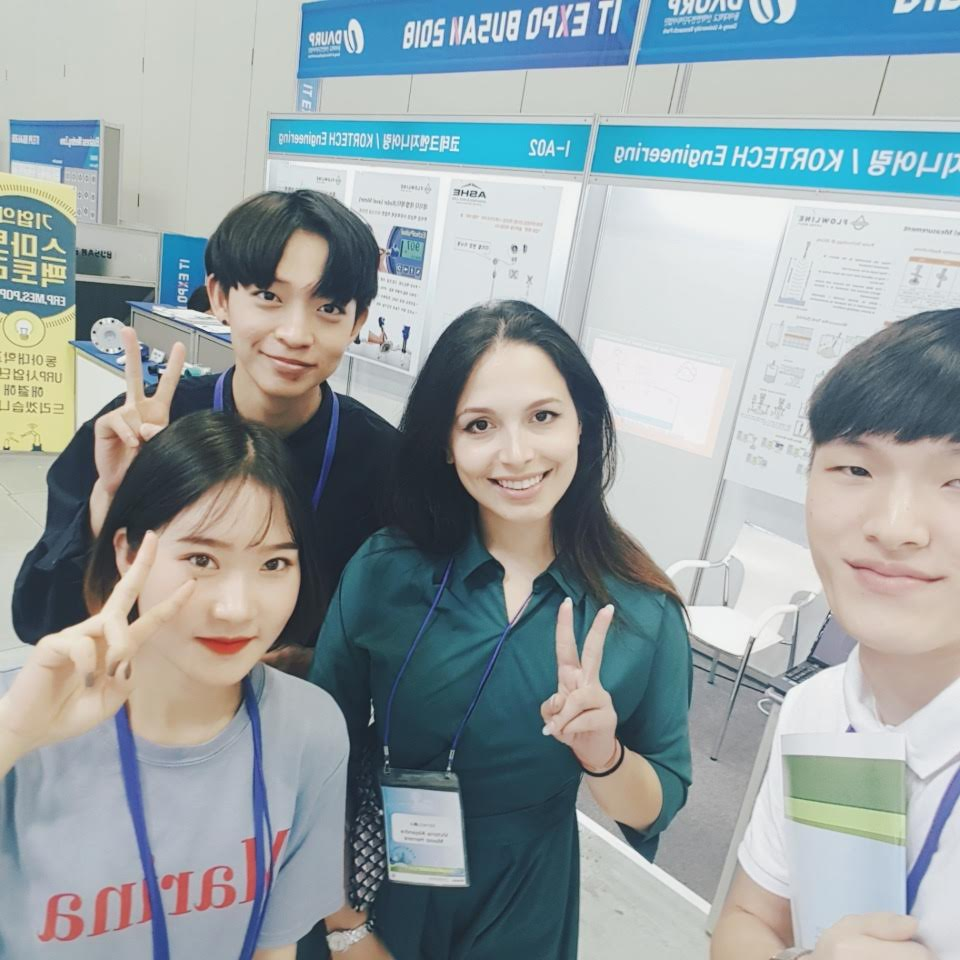
#> input picture Day04/images/test3.jpg, 960 x 960 px, found by its file name
$ python cascade_image_cv.py
#> lines starting #> are read from the running program, lines starting #| are printed output that depends on the picture; after the words box and inside, x2 and y2 are one past the last pixel; in counts of white or black regions, pixels touching at a corner belong together
import numpy as np
import cv2

# 얼굴과 눈을 검출하기 위해 미리 학습시켜 놓은 XML 포맷으로 저장된 분류기를 로드합니다.
face_cascade = cv2.CascadeClassifier('haarcascade_frontalface_default.xml')
eye_cascade = cv2.CascadeClassifier('haarcascade_eye.xml')

# 얼굴과 눈을 검출할 그레이스케일 이미지를 준비해놓습니다.
img = cv2.imread('test3.jpg')
#> img is the input picture: shape (960, 960, 3); mean B, G, R 164, 161.5, 150.6
gray = cv2.cvtColor(img, cv2.COLOR_BGR2GRAY)
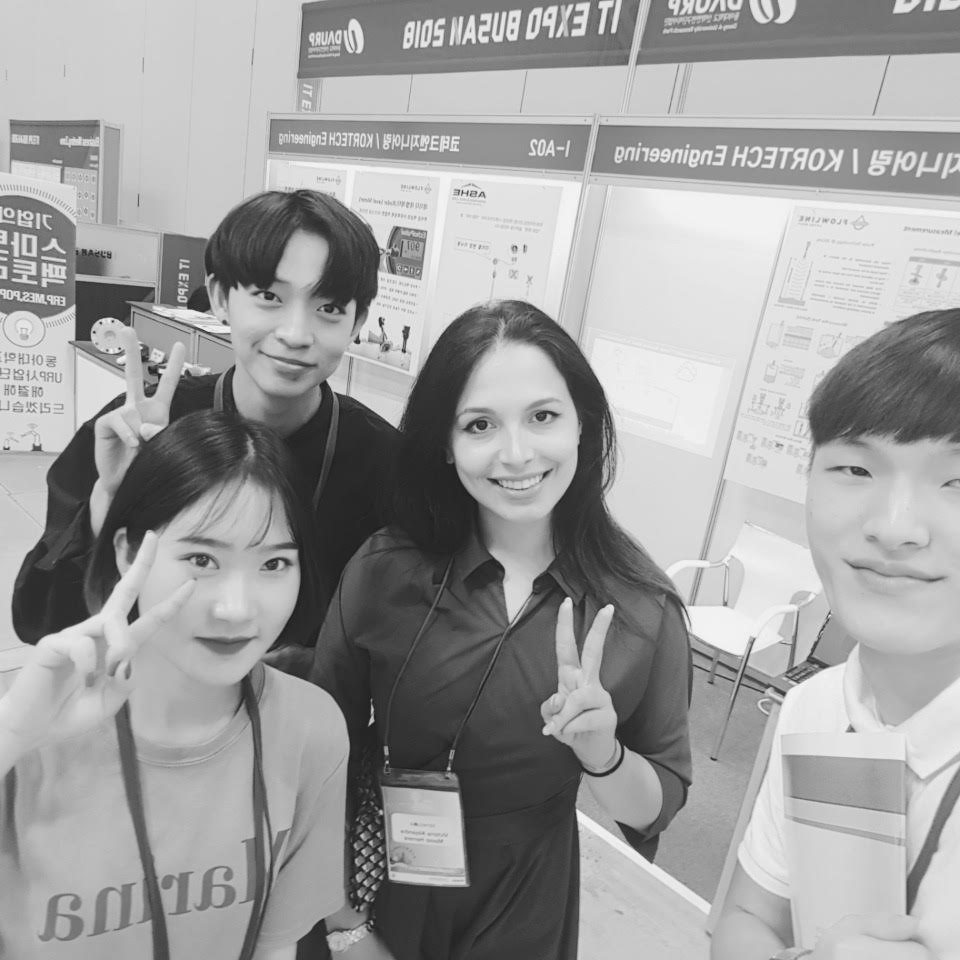
#> gray: shape (960, 960); min 20, max 253, mean 158.5

# 이미지에서 얼굴을 검출합니다.
faces = face_cascade.detectMultiScale(gray, 1.3, 5)
#> faces = [[431, 358, 166, 166], [128, 481, 206, 206]]

# 얼굴이 검출되었다면 얼굴 위치에 대한 좌표 정보를 리턴받습니다.
for (x,y,w,h) in faces:
    # 원본 이미지에 얼굴의 위치를 표시합니다.
    cv2.rectangle(img,(x,y),(x+w,y+h),(255,0,0),2)

    # 눈 검출은 얼굴이 검출된 영역 내부에서만 진행하기 위해 ROI를 생성합니다.
    roi_gray = gray[y:y+h, x:x+w]
    roi_color = img[y:y+h, x:x+w]

    # 눈을 검출합니다.
    eyes = eye_cascade.detectMultiScale(roi_gray)

    # 눈이 검출되었다면 눈 위치에 대한 좌표 정보를 리턴받습니다.
    for (ex,ey,ew,eh) in eyes:
        # 원본 이미지에 얼굴의 위치를 표시합니다. ROI에 표시하면 원본 이미지에도 표시됩니다.
        cv2.rectangle(roi_color,(ex,ey),(ex+ew,ey+eh),(0,255,0),2)
#> this loop made 2 passes
#> (x, y, w, h, eyes) on passes 1 to 2: (431, 358, 166, 166, [[90, 38, 39, 39], [27, 47, 40, 40]]), (128, 481, 206, 206, [[126, 62, 41, 41], [46, 54, 52, 52]])
#> pass 1, `roi_gray = gray[y:y+h, x:x+w]`:
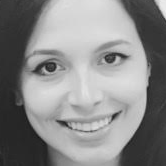
#> roi_gray: shape (166, 166); min 20, max 238, mean 136.4
#> pass 1, `roi_color = img[y:y+h, x:x+w]`:
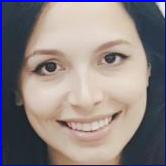
#> roi_color: shape (166, 166, 3); mean B, G, R 133.9, 131.1, 140.7
#> pass 2, `roi_gray = gray[y:y+h, x:x+w]`:
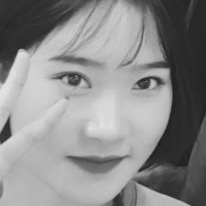
#> roi_gray: shape (206, 206); min 21, max 230, mean 138
#> pass 2, `roi_color = img[y:y+h, x:x+w]`:
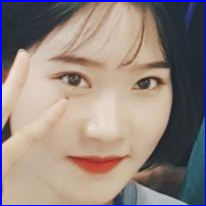
#> roi_color: shape (206, 206, 3); mean B, G, R 127.5, 132.2, 146.5
#> after the loop:
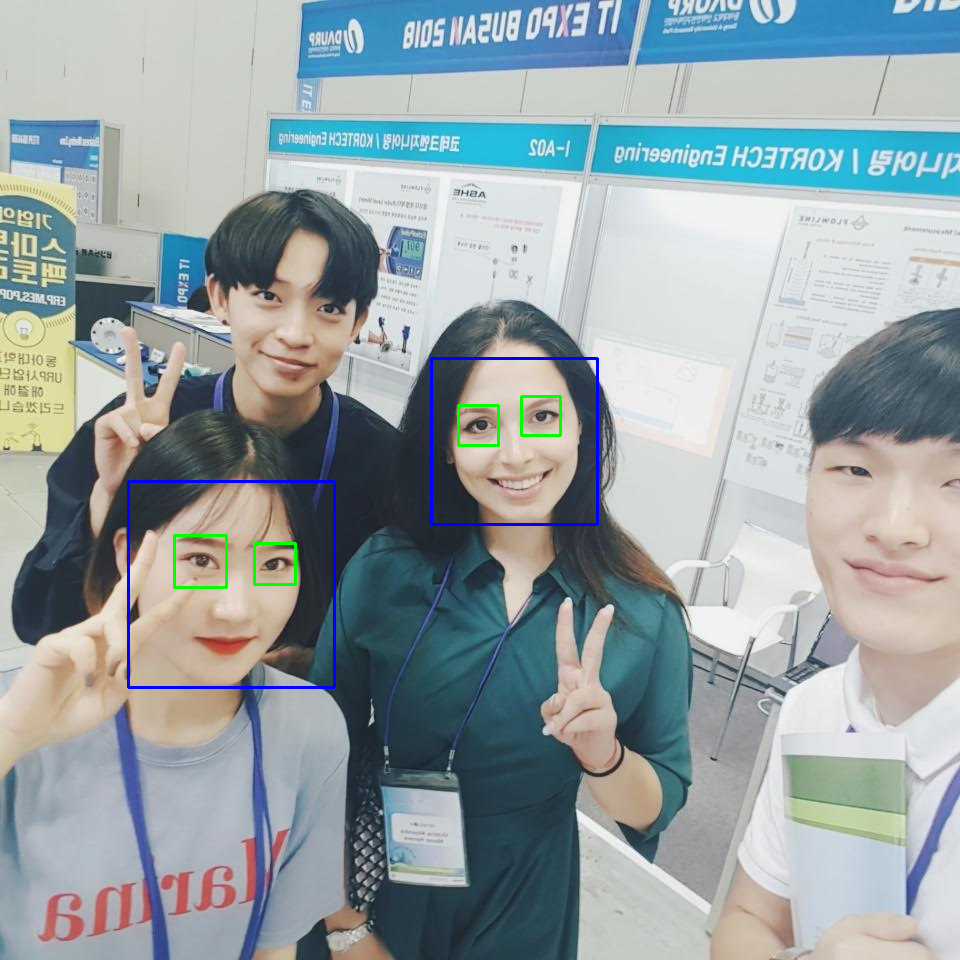
#> img: shape (960, 960, 3); 0.71% of pixels changed, all inside (x1, y1, x2, y2) = (127, 357, 599, 689)
#> after the loop:
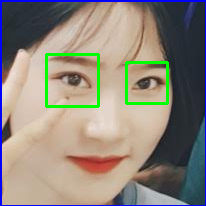
#> roi_color: shape (206, 206, 3); 2.61% of pixels changed, all inside (x1, y1, x2, y2) = (45, 53, 169, 108)

# 얼굴과 눈 검출 결과를 화면에 보여줍니다.
cv2.imshow('img',img)
cv2.waitKey()

cv2.destroyAllWindows()

$ run again, with Day04/images/test2.jpg copied over Day04/images/test3.jpg
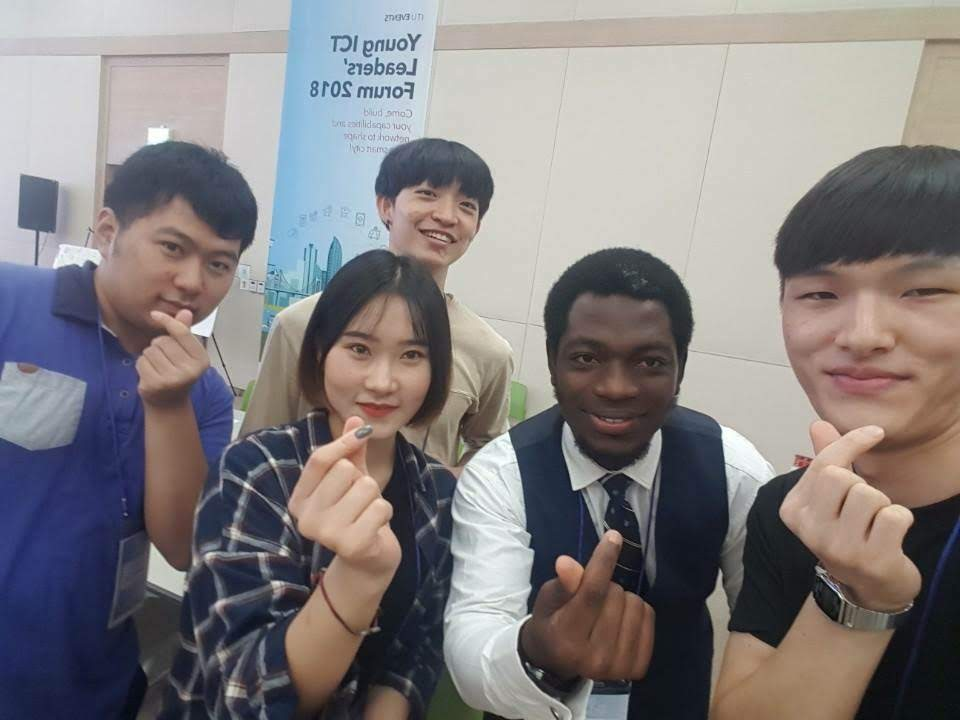
#> input picture Day04/images/test2.jpg, 960 x 720 px, found by its file name
#> img is the input picture: shape (720, 960, 3); mean B, G, R 127.9, 126.5, 131.4
#> faces = [[309, 300, 139, 139], [542, 304, 149, 149], [760, 222, 196, 196]]
#> the loop `for (x,y,w,h) in faces:` made 3 passes
#> (x, y, w, h, eyes) on passes 1 to 3: (309, 300, 139, 139, [[35, 34, 33, 33], [85, 41, 30, 30]]), (542, 304, 149, 149, [[87, 38, 41, 41], [21, 33, 42, 42]]), (760, 222, 196, 196, [[37, 51, 46, 46]])
#> after the loop `for (x,y,w,h) in faces:`:
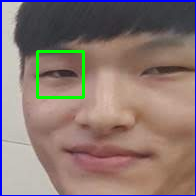
#> roi_color: shape (196, 196, 3); mean B, G, R 114.4, 119, 138
#> after the loop `for (x,y,w,h) in faces:`:
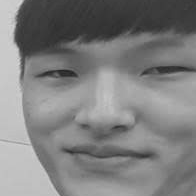
#> roi_gray: shape (196, 196); min 36, max 212, mean 127.1
